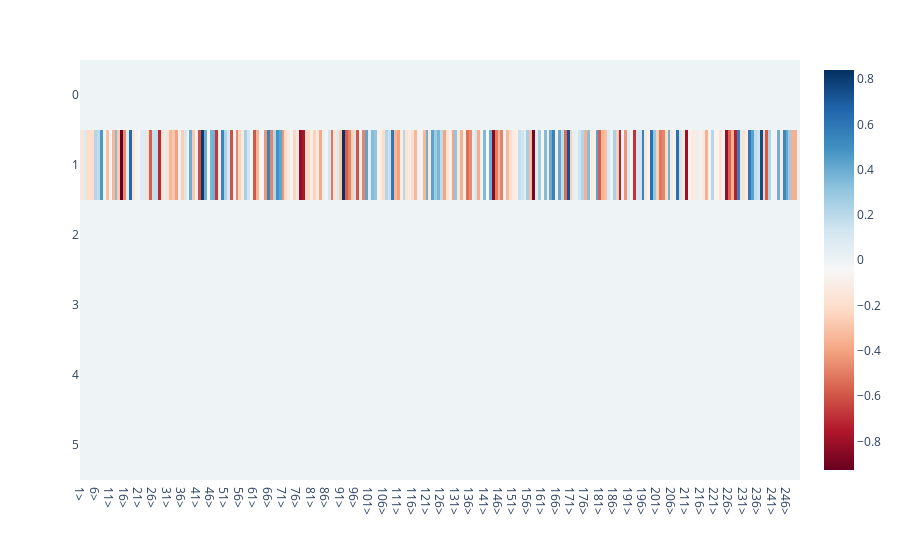
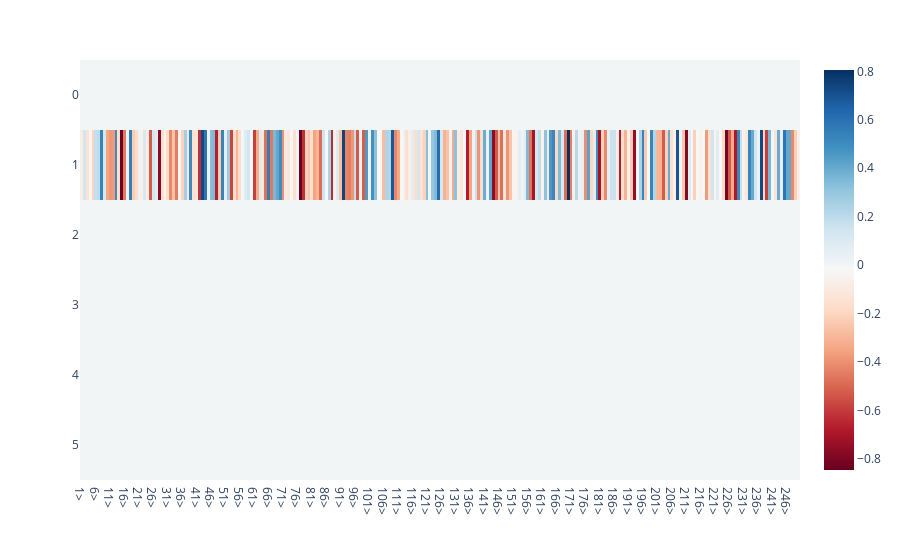
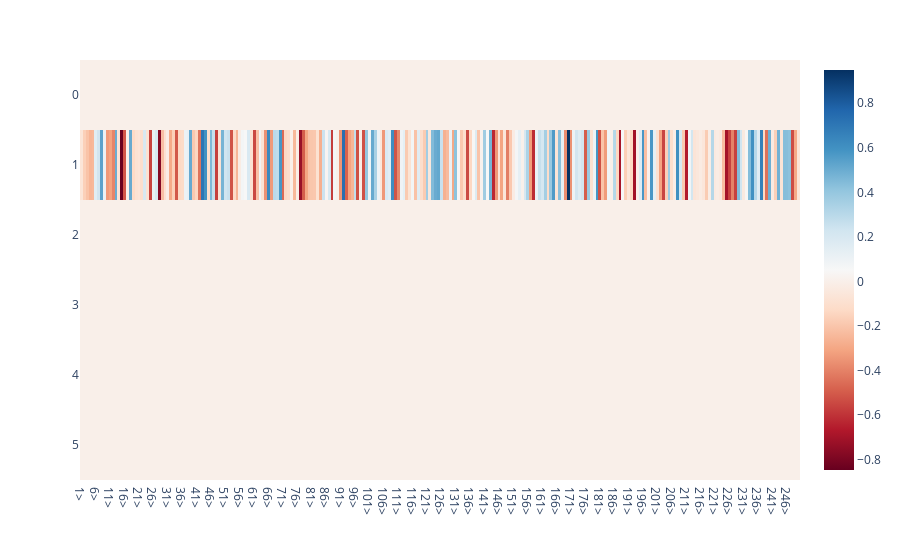
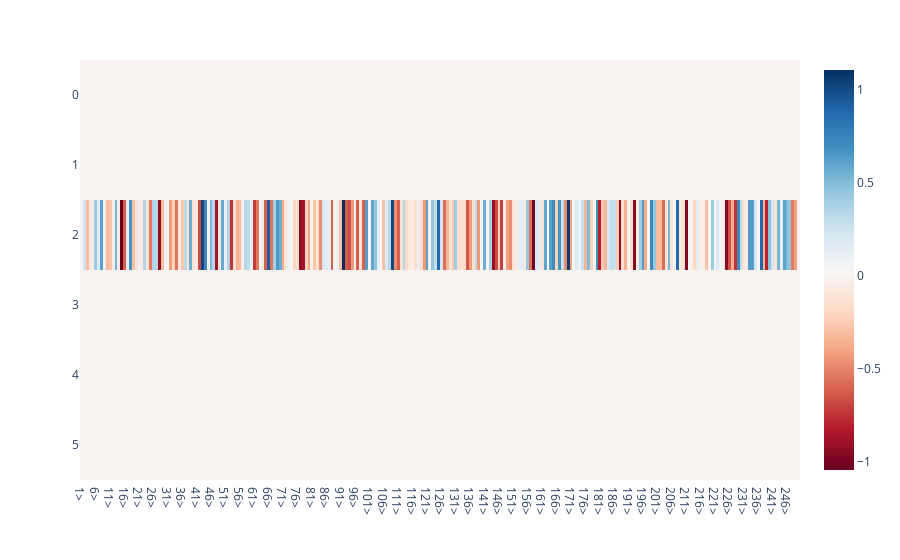

Source (notebook cell) for these figures, in order:
### Code cell
from activation_analysis import feature_effect

short_prompts = [
    ("<10 <11 <12 12> 11> 10>", 1),
    ("<3 <4 <5 5> 4> 3>", 1),
    ("<8 <2 <7 7> 2> 8>", 1),
    ("<10 <11 <12 12> 11> 10>", 2),
    ("<3 <4 <5 5> 4> 3>", 2),
]

inspected_direction = 505

for prompt, position in short_prompts:
    eps = 1e2

    effect = feature_effect(
        model,
        tokenizer,
        prompt,
        position,
        directions={layer: (sae, inspected_direction)},
        eps=eps,
    )

    d = effect.base[f"lm_head"] * 0 + effect.diff[f"lm_head"]
    print(f"{prompt} (pos={position})")
    r = 0.01 * eps 
    window = 500

    # px.imshow(
    #     d[:, :window].detach(),
    #     zmin=-r,
    #     zmax=r,
    #     color_continuous_scale=px.colors.diverging.RdBu,
    #     x=[tokenizer.decode(i) for i in range(window)],
    # ).show()

    px.imshow(
        d[:, 1:window:2].detach(),
        # zmin=-r,
        # zmax=r,
        color_continuous_scale=px.colors.diverging.RdBu,
        x=[tokenizer.decode(2 * i + 1) for i in range(window//2)],
    ).show()

# pos: 6 4
# neg: 154 111 96 98 221 148

### Figure 1 — Plotly figure (JSON) as saved in the notebook; plotly's stock layout.template omitted (floating-point values rounded to 4 significant figures; data arrays with more than 128 entries replaced by an {"elided": "..."} marker saying what was removed)
{"data": [{"coloraxis": "coloraxis", "hovertemplate": "x: %{x}<br>y: %{y}<br>color: %{z}<extra></extra>", "name": "0", "type": "heatmap", "x": {"elided": "250 str values"}, "xaxis": "x", "yaxis": "y", "z": {"elided": "6x250 float values"}}], "layout": {"coloraxis": {"colorscale": [[0, "rgb(103,0,31)"], [0.1, "rgb(178,24,43)"], [0.2, "rgb(214,96,77)"], [0.3, "rgb(244,165,130)"], [0.4, "rgb(253,219,199)"], [0.5, "rgb(247,247,247)"], [0.6, "rgb(209,229,240)"], [0.7, "rgb(146,197,222)"], [0.8, "rgb(67,147,195)"], [0.9, "rgb(33,102,172)"], [1, "rgb(5,48,97)"]]}, "margin": {"t": 60}, "xaxis": {"anchor": "y", "constrain": "domain", "domain": [0, 1], "scaleanchor": "y"}, "yaxis": {"anchor": "x", "autorange": "reversed", "constrain": "domain", "domain": [0, 1]}}}

### Figure 2 — Plotly figure (JSON) as saved in the notebook; plotly's stock layout.template omitted (floating-point values rounded to 4 significant figures; data arrays with more than 128 entries replaced by an {"elided": "..."} marker saying what was removed)
{"data": [{"coloraxis": "coloraxis", "hovertemplate": "x: %{x}<br>y: %{y}<br>color: %{z}<extra></extra>", "name": "0", "type": "heatmap", "x": {"elided": "250 str values"}, "xaxis": "x", "yaxis": "y", "z": {"elided": "6x250 float values"}}], "layout": {"coloraxis": {"colorscale": [[0, "rgb(103,0,31)"], [0.1, "rgb(178,24,43)"], [0.2, "rgb(214,96,77)"], [0.3, "rgb(244,165,130)"], [0.4, "rgb(253,219,199)"], [0.5, "rgb(247,247,247)"], [0.6, "rgb(209,229,240)"], [0.7, "rgb(146,197,222)"], [0.8, "rgb(67,147,195)"], [0.9, "rgb(33,102,172)"], [1, "rgb(5,48,97)"]]}, "margin": {"t": 60}, "xaxis": {"anchor": "y", "constrain": "domain", "domain": [0, 1], "scaleanchor": "y"}, "yaxis": {"anchor": "x", "autorange": "reversed", "constrain": "domain", "domain": [0, 1]}}}

### Figure 3 — Plotly figure (JSON) as saved in the notebook; plotly's stock layout.template omitted (floating-point values rounded to 4 significant figures; data arrays with more than 128 entries replaced by an {"elided": "..."} marker saying what was removed)
{"data": [{"coloraxis": "coloraxis", "hovertemplate": "x: %{x}<br>y: %{y}<br>color: %{z}<extra></extra>", "name": "0", "type": "heatmap", "x": {"elided": "250 str values"}, "xaxis": "x", "yaxis": "y", "z": {"elided": "6x250 float values"}}], "layout": {"coloraxis": {"colorscale": [[0, "rgb(103,0,31)"], [0.1, "rgb(178,24,43)"], [0.2, "rgb(214,96,77)"], [0.3, "rgb(244,165,130)"], [0.4, "rgb(253,219,199)"], [0.5, "rgb(247,247,247)"], [0.6, "rgb(209,229,240)"], [0.7, "rgb(146,197,222)"], [0.8, "rgb(67,147,195)"], [0.9, "rgb(33,102,172)"], [1, "rgb(5,48,97)"]]}, "margin": {"t": 60}, "xaxis": {"anchor": "y", "constrain": "domain", "domain": [0, 1], "scaleanchor": "y"}, "yaxis": {"anchor": "x", "autorange": "reversed", "constrain": "domain", "domain": [0, 1]}}}

### Figure 4 — Plotly figure (JSON) as saved in the notebook; plotly's stock layout.template omitted (floating-point values rounded to 4 significant figures; data arrays with more than 128 entries replaced by an {"elided": "..."} marker saying what was removed)
{"data": [{"coloraxis": "coloraxis", "hovertemplate": "x: %{x}<br>y: %{y}<br>color: %{z}<extra></extra>", "name": "0", "type": "heatmap", "x": {"elided": "250 str values"}, "xaxis": "x", "yaxis": "y", "z": {"elided": "6x250 float values"}}], "layout": {"coloraxis": {"colorscale": [[0, "rgb(103,0,31)"], [0.1, "rgb(178,24,43)"], [0.2, "rgb(214,96,77)"], [0.3, "rgb(244,165,130)"], [0.4, "rgb(253,219,199)"], [0.5, "rgb(247,247,247)"], [0.6, "rgb(209,229,240)"], [0.7, "rgb(146,197,222)"], [0.8, "rgb(67,147,195)"], [0.9, "rgb(33,102,172)"], [1, "rgb(5,48,97)"]]}, "margin": {"t": 60}, "xaxis": {"anchor": "y", "constrain": "domain", "domain": [0, 1], "scaleanchor": "y"}, "yaxis": {"anchor": "x", "autorange": "reversed", "constrain": "domain", "domain": [0, 1]}}}
